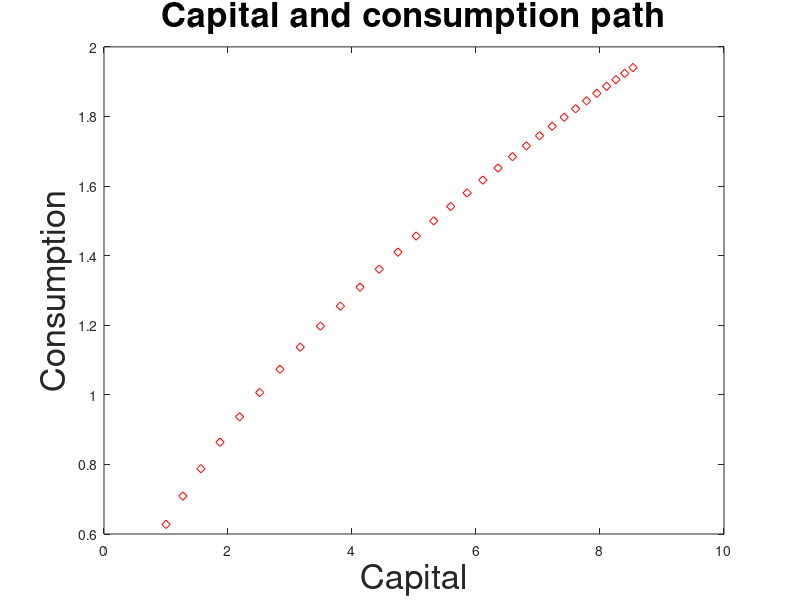

Reproduce this figure in MATLAB.
% Problem Set 2, Question 4. d)

clear all;
clc;

% Setting up the model, parameters
% ================================
alpha  = 0.5;       % capital share
delta  = 0.1;       % depreciation rate
sigma  = 2;         % utility curvature
beta   = 0.95;      % discount factor

time_vec = 1:30;

K_vec = zeros(size(time_vec)); 
C_vec = zeros(size(time_vec));

% b) Initial values for part b)
%  K_vec(1) = 1.0;
%  C_vec(1) = 1.0;

% d) Initial values for part d)
K_vec(1) = 1.0;
C_vec(1) = 0.627582223701021;

for t = 1:max(size(time_vec)) 
    % Dynamic relations for the two variables as derived in part a) of the
    % question.
    K_vec(t+1) = K_vec(t)^alpha + (1 - delta)*K_vec(t) - C_vec(t);
%    C_vec(t+1) = C_vec(t)*(beta*( alpha*(K_vec(t)^alpha + (1 - delta)*K_vec(t) - C_vec(t))^(alpha-1) + 1 - delta ) )^(1/sigma);
    C_vec(t+1) = C_vec(t)*(beta*( alpha*K_vec(t+1)^(alpha-1) + 1 - delta ) )^(1/sigma);
    
    if K_vec(t+1) < 0
        K_vec(t+1) = NaN;
        C_vec(t+1) = NaN;
        fprintf('Infeasible choice - Negative capital in period %d!\n', t+1)
    end
end

figure;
plot(K_vec,C_vec,'rd');
xlabel('Capital','FontSize',25)
ylabel('Consumption','FontSize',25)
title('Capital and consumption path','FontSize',25)
